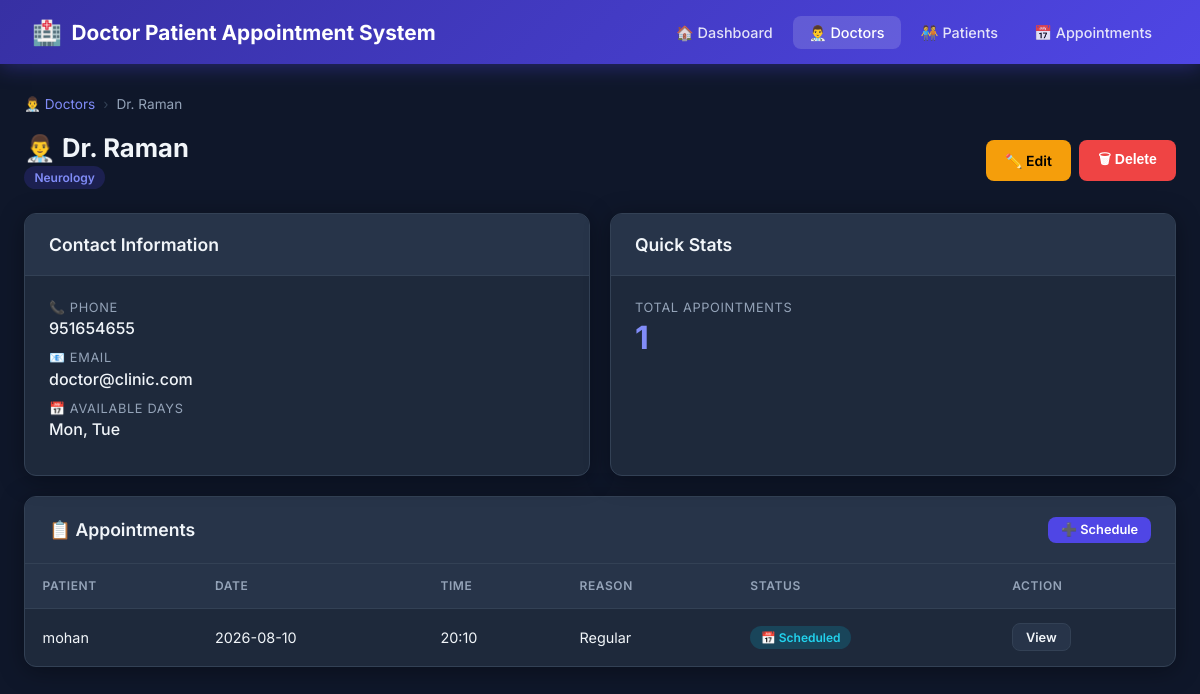
Page /doctors/1 on the committed database.
### tables this page shows
CREATE TABLE doctors (
            id INTEGER PRIMARY KEY AUTOINCREMENT,
            name TEXT NOT NULL,
            specialization TEXT NOT NULL,
            phone TEXT,
            email TEXT,
            available_days TEXT
        );

CREATE TABLE appointments (
            id INTEGER PRIMARY KEY AUTOINCREMENT,
            patient_id INTEGER NOT NULL,
            doctor_id INTEGER NOT NULL,
            appointment_date TEXT NOT NULL,
            appointment_time TEXT NOT NULL,
            reason TEXT,
            status TEXT DEFAULT 'Scheduled',
            FOREIGN KEY (patient_id) REFERENCES patients(id) ON DELETE CASCADE,
            FOREIGN KEY (doctor_id) REFERENCES doctors(id) ON DELETE CASCADE
        );

CREATE TABLE patients (
            id INTEGER PRIMARY KEY AUTOINCREMENT,
            name TEXT NOT NULL,
            age INTEGER,
            gender TEXT,
            phone TEXT,
            email TEXT,
            address TEXT
        );

### Appointment-main/app.py (the view)
@app.route('/doctors/<int:id>')
def doctors_detail(id):
    doctor = query('SELECT * FROM doctors WHERE id = ?', (id,), one=True)
    appointments = query('SELECT a.*, p.name AS patient_name FROM appointments a '
                         'JOIN patients p ON a.patient_id=p.id WHERE a.doctor_id=?', (id,))
    return render_template('doctors/detail.html', doctor=doctor, appointments=appointments)

### Appointment-main/app.py (called while the page is built)
def query(sql, args=(), one=False, commit=False):
    db = get_db()
    cur = db.execute(sql, args)
    if commit:
        db.commit()
        db.close()
        return None
    result = cur.fetchone() if one else cur.fetchall()
    db.close()
    return result

### Appointment-main/database.py (called while the page is built)
def get_db():
    conn = sqlite3.connect(DATABASE)
    conn.row_factory = sqlite3.Row
    conn.execute("PRAGMA foreign_keys = ON")
    return conn

### Appointment-main/templates/doctors/detail.html (shortened to what this page needs)
{% extends 'base.html' %}
{% block content %}
<div class="breadcrumb">
  <a href="{{ url_for('doctors_list') }}">👨‍⚕️ Doctors</a>
  <span class="sep">›</span> Dr. {{ doctor.name }}
</div>
<div class="page-header">
  <div>
    <h1>👨‍⚕️ Dr. {{ doctor.name }}</h1>
    <p><span class="badge badge-primary">{{ doctor.specialization }}</span></p>
  </div>
  <div class="action-group">
    <a href="{{ url_for('doctors_edit', id=doctor.id) }}" class="btn btn-warning">✏️ Edit</a>
    <form method="POST" action="{{ url_for('doctors_delete', id=doctor.id) }}"
          onsubmit="return confirm('Delete Dr. {{ doctor.name }}?')">
      <button class="btn btn-danger" type="submit">🗑 Delete</button>
    </form>
  </div>
</div>
<div style="display:grid; grid-template-columns:1fr 1fr; gap:1.25rem;">
  <div class="card">
    <div class="card-header"><h2>Contact Information</h2></div>
    <div class="card-body">
      <div class="detail-item">
        <div class="label">📞 Phone</div>
        <div class="value">{{ doctor.phone or 'Not provided' }}</div>
      </div>
      <div class="detail-item">
        <div class="label">📧 Email</div>
        <div class="value">{{ doctor.email or 'Not provided' }}</div>
      </div>
      <div class="detail-item">
        <div class="label">📅 Available Days</div>
        <div class="value">{{ doctor.available_days or 'Not specified' }}</div>
      </div>
    </div>
  </div>
  <div class="card">
    <div class="card-header"><h2>Quick Stats</h2></div>
    <div class="card-body">
      <div class="detail-item">
        <div class="label">Total Appointments</div>
        <div class="value" style="font-size:2rem; font-weight:700; color:var(--primary-light)">
          {{ appointments | length }}
        </div>
      </div>
    </div>
  </div>
</div>
<div class="card" style="margin-top:1.25rem">
  <div class="card-header">
    <h2>📋 Appointments</h2>
    <a href="{{ url_for('appointments_add') }}" class="btn btn-primary btn-sm">➕ Schedule</a>
  </div>
  <div class="card-body" style="padding:0">
    {% if appointments %}
    <div class="table-wrapper">
      <table>
        <thead>
          <tr><th>Patient</th><th>Date</th><th>Time</th><th>Reason</th><th>Status</th><th>Action</th></tr>
        </thead>
        <tbody>
          {% for a in appointments %}
          <tr>
            <td>{{ a.patient_name }}</td>
            <td>{{ a.appointment_date }}</td>
            <td>{{ a.appointment_time }}</td>
            <td>{{ a.reason or '—' }}</td>
            <td>
              {% if a.status == 'Scheduled' %}<span class="badge badge-info">📅 Scheduled</span>
              {% elif a.status == 'Completed' %}<span class="badge badge-success">✅ Completed</span>
              {% else %}<span class="badge badge-danger">❌ Cancelled</span>{% endif %}
            </td>
            <td><a href="{{ url_for('appointments_detail', id=a.id) }}" class="btn btn-secondary btn-sm">View</a></td>
          </tr>
          {% endfor %}
        </tbody>
      </table>
    </div>
    {% else %}
    <div class="empty-state" style="padding:2rem">
      <div class="icon">📭</div>
      <h3>No appointments</h3>
    </div>
    {% endif %}
  </div>
</div>
{% endblock %}

### Appointment-main/static/css/style.css (style rules this page uses)
:root { --primary: #4f46e5; --primary-dark: #3730a3; --primary-light:#818cf8; --success: #10b981; --danger: #ef4444; --warning: #f59e0b; --info: #06b6d4; --bg: #0f172a; --surface: #1e293b; --surface2: #273449; --border: #334155; --text: #f1f5f9; --text-muted: #94a3b8; --radius: 12px; --shadow: 0 4px 24px rgba(0,0,0,0.35); }
* { margin: 0; padding: 0; box-sizing: border-box; }
body { font-family: 'Inter', sans-serif; background: var(--bg); color: var(--text); min-height: 100vh; }
.card { background: var(--surface); border: 1px solid var(--border); border-radius: var(--radius); box-shadow: var(--shadow); overflow: hidden; }
.card-header { background: var(--surface2); padding: 1.25rem 1.5rem; border-bottom: 1px solid var(--border); display: flex; align-items: center; justify-content: space-between; }
.card-header h2 { font-size: 1.1rem; font-weight: 600; }
.card-body { padding: 1.5rem; }
.table-wrapper { overflow-x: auto; }
table { width: 100%; border-collapse: collapse; font-size: .9rem; }
thead th { background: var(--surface2); padding: .9rem 1.1rem; text-align: left; color: var(--text-muted); font-weight: 600; text-transform: uppercase; font-size: .75rem; letter-spacing: .05em; border-bottom: 1px solid var(--border); }
tbody td { padding: .9rem 1.1rem; border-bottom: 1px solid var(--border); }
tbody tr:last-child td { border-bottom: none; }
.badge { display: inline-block; padding: .25rem .65rem; border-radius: 20px; font-size: .75rem; font-weight: 600; }
.badge-info { background: rgba(6,182,212,.2); color: #22d3ee; }
.badge-primary { background: rgba(79,70,229,.2); color: #818cf8; }
.btn { display: inline-flex; align-items: center; gap: .4rem; padding: .55rem 1.2rem; border-radius: 8px; font-size: .875rem; font-weight: 600; cursor: pointer; border: none; text-decoration: none; transition: all .2s; }
.btn-primary { background: var(--primary); color: #fff; }
.btn-danger { background: var(--danger); color: #fff; }
.btn-warning { background: var(--warning); color: #000; }
.btn-secondary { background: var(--surface2); color: var(--text); border: 1px solid var(--border); }
.btn-sm { padding: .35rem .8rem; font-size: .8rem; }
.page-header { display: flex; align-items: center; justify-content: space-between; margin-bottom: 1.5rem; }
.page-header h1 { font-size: 1.6rem; font-weight: 700; }
.page-header p { color: var(--text-muted); margin-top: .2rem; font-size: .9rem; }
.detail-item { margin-bottom: .75rem; }
.detail-item .label { font-size: .8rem; color: var(--text-muted); text-transform: uppercase; letter-spacing: .05em; margin-bottom: .2rem; }
.detail-item .value { font-weight: 500; }
.action-group { display: flex; gap: .5rem; flex-wrap: wrap; }
.breadcrumb { display: flex; gap: .5rem; align-items: center; font-size: .85rem; color: var(--text-muted); margin-bottom: 1.25rem; }
.breadcrumb a { color: var(--primary-light); text-decoration: none; }
.breadcrumb .sep { color: var(--border); }

### rows in the picture
doctors: name "Raman", specialization "Neurology", phone "951654655", email "doctor@clinic.com", available_days "Mon, Tue"
appointments: patient_name "mohan", appointment_date "2026-08-10", appointment_time "20:10", reason "Regular", status "📅 Scheduled"

### other values in the picture
{{ appointments | length }} "1"
